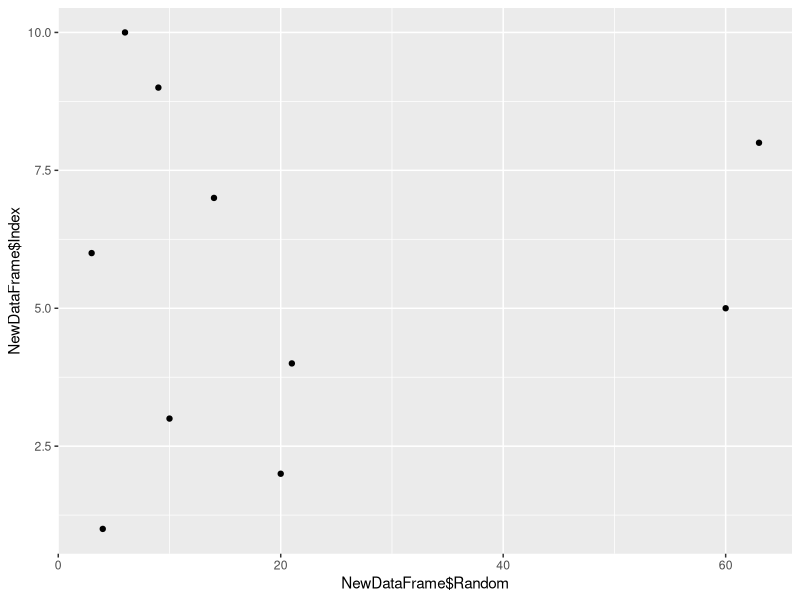
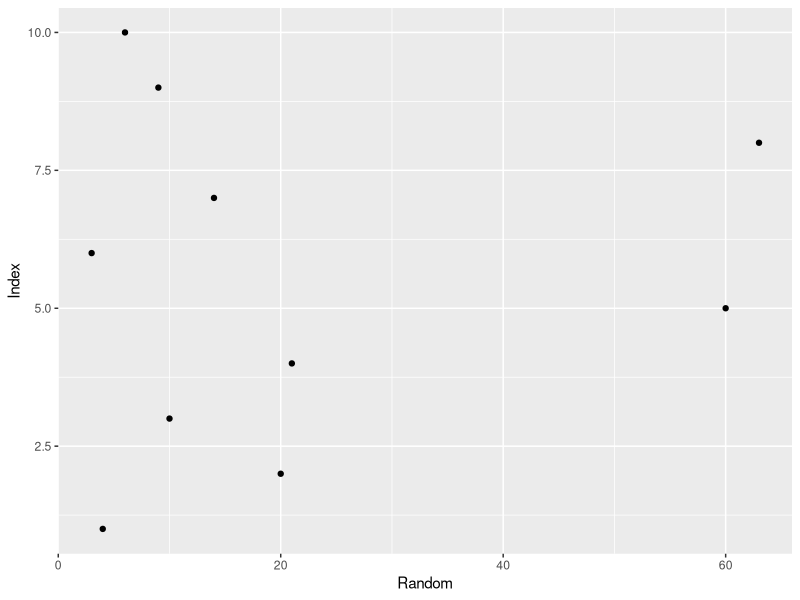
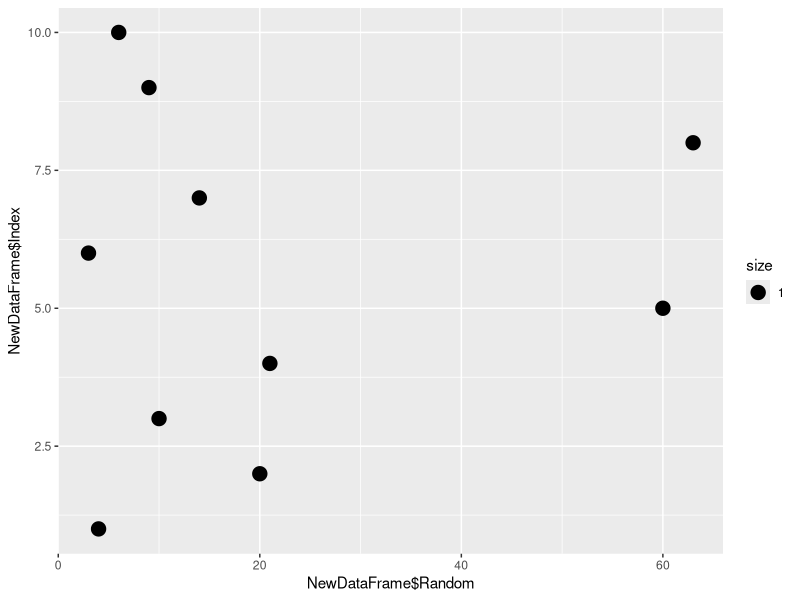
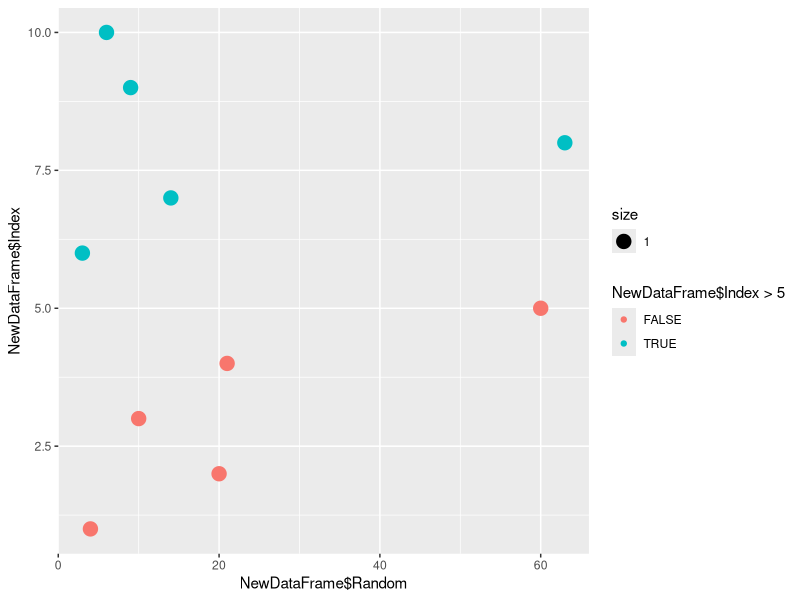
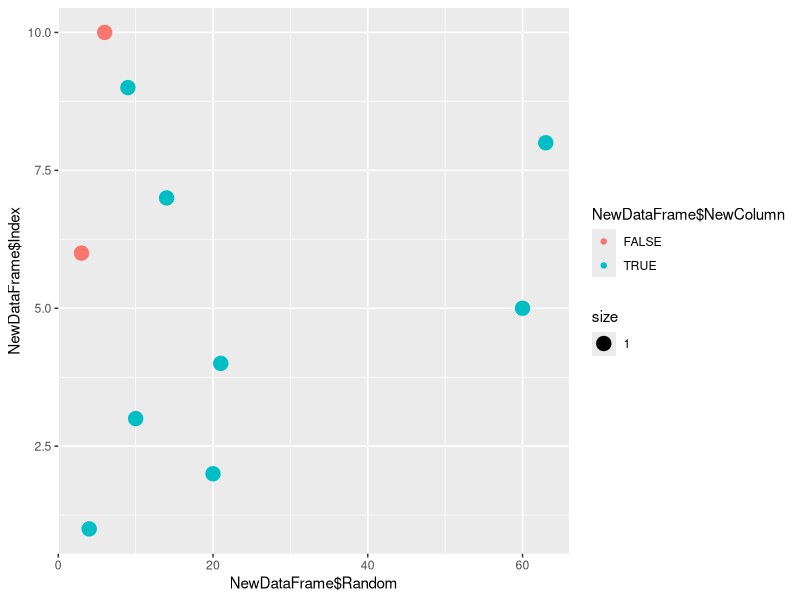
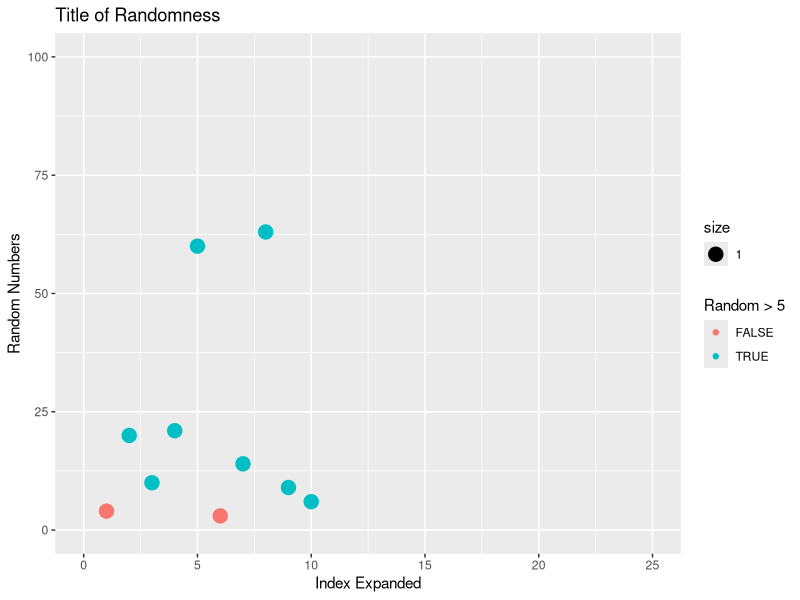
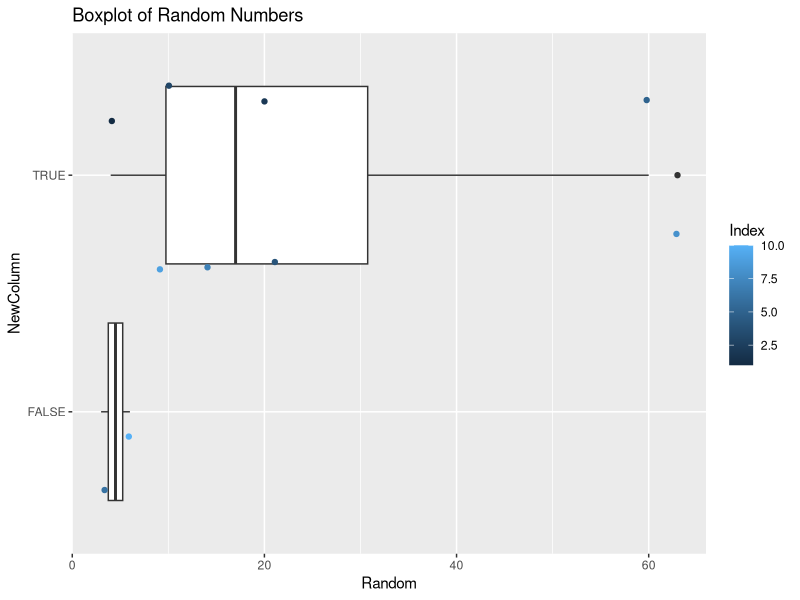

Reproduce these figures in R, in order.
## ---- chunk 1
FirstVector <- c(4,20,10,21,60,3,14,63,9,6)

FirstVector
## ---- chunk 2
length(FirstVector)
## ---- chunk 3
FirstVector[1]
## ---- chunk 4
FirstVector[5]

#What is the 9th element in the vector? Write your code below:

## ---- chunk 5
SecondVector <- 1:10
SecondVector

## ---- chunk 6
FirstVector[1:3]

#Find the last 4 elements of SecondVector. Print your code below:


## ---- chunk 7
#Making a data frame from vectors

NewDataFrame <- data.frame(Random = FirstVector, Index = SecondVector)

NewDataFrame
## ---- chunk 8
dim(NewDataFrame)
## ---- chunk 9
#The following code will give the first row:
NewDataFrame[1,]

#This next code will give the second column:
NewDataFrame[,2]

## ---- chunk 10
NewDataFrame[4,1]

#Find the third element of the second column below:

#Find the last 3 elements of the first column below:

## ---- chunk 11
NewDataFrame$Index
## ---- chunk 12
NewDataFrame$Index[2]

#Find the fourth element of the Random column below:

## ---- chunk 13
2 == 2
2 == 3
## ---- chunk 14
FirstVector == 4
## ---- chunk 15
FirstVector < 10

# Find all of the values of SecondVector that are greater than or equal to 4

# Find all of the values of FirstVector that are less than 5

## ---- chunk 16
FirstVector == NewDataFrame[,1]

#Below, use '!=' to ask if FirstVector is NOT equal to the first column of NewDataFrame


## ---- chunk 17
NewDataFrame$Random == NewDataFrame$Index
## ---- chunk 18

#First we can print the indices where the Random column equals 4
NewDataFrame$Random == 4

#By placing the true values in the square brackets, this code prints the rows where Rnadom is equal to 4
NewDataFrame[NewDataFrame$Random == 4,]

#Below, find the rows where the Random column is greater than 50

#Next, find the rows in which the Random column value is less than OR equal to the Index column value


## ---- chunk 19
library(dplyr)
NewDataFrame %>% filter(Random == 4)
## ---- chunk 20
NewDataFrame$NewColumn <- NewDataFrame$Random >= NewDataFrame$Index

NewDataFrame
## ---- chunk 21
library(ggplot2)

# Plot our data frame here
qplot(x = NewDataFrame$Random, y = NewDataFrame$Index)

qplot(x = Random, y = Index, data = NewDataFrame)

# We can change the size of our points by adding in the 'size' argument
qplot(x = NewDataFrame$Random, y = NewDataFrame$Index, size = 1)

# Finally, we can add in coloring by a boolean logical
qplot(x = NewDataFrame$Random, y = NewDataFrame$Index, color = NewDataFrame$Index > 5, size = 1)
qplot(x = NewDataFrame$Random, y = NewDataFrame$Index, color = NewDataFrame$NewColumn, size = 1)

## ---- chunk 22
#Make a scatter plot
qplot(x = Index, y = Random, data = NewDataFrame,
      geom = "point",
      xlim = c(0,25), ylim = c(0,100),
      main = "Title of Randomness",
      xlab = "Index Expanded",
      ylab = "Random Numbers",
      color = Random > 5, size = 1)
## ---- chunk 23
#Make a box plot with scatter (called jitter)
qplot(x = Random, y = NewColumn, data = NewDataFrame,
      geom = c("boxplot", "jitter"),
      main = "Boxplot of Random Numbers",
      color = Index)

## ---- chunk 24
#Load in the csv using read.csv()

#View the data by using head() and find the names of the columns using str()

#Use qplot to plot the columns that you're interested in


## ---- chunk 25
# Your code below

